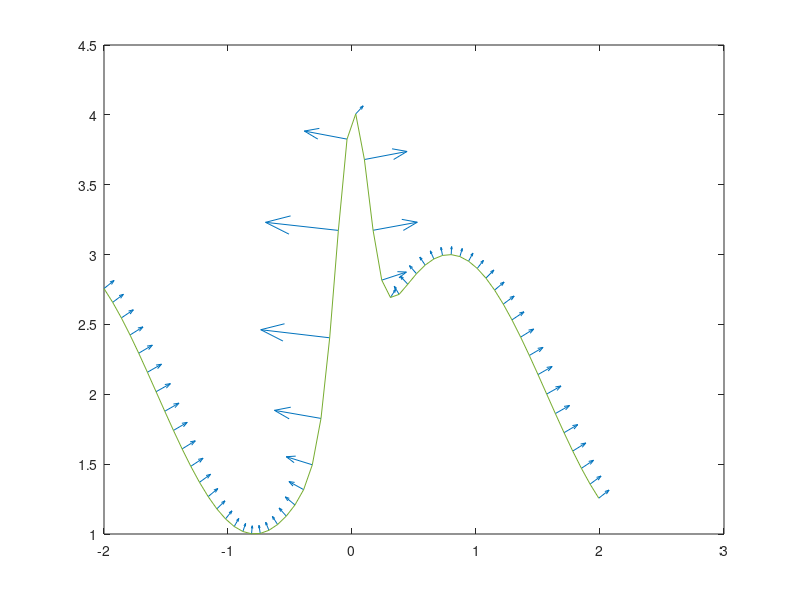

MATLAB code for this plot:
x=-2:0.07:2;
y=sin(2*x)+2*exp(-30*x.^2)+2;
dy = gradient(y);
dx = gradient(x);
quiver(x,y,-dy,dx)
hold on; plot( x, y)